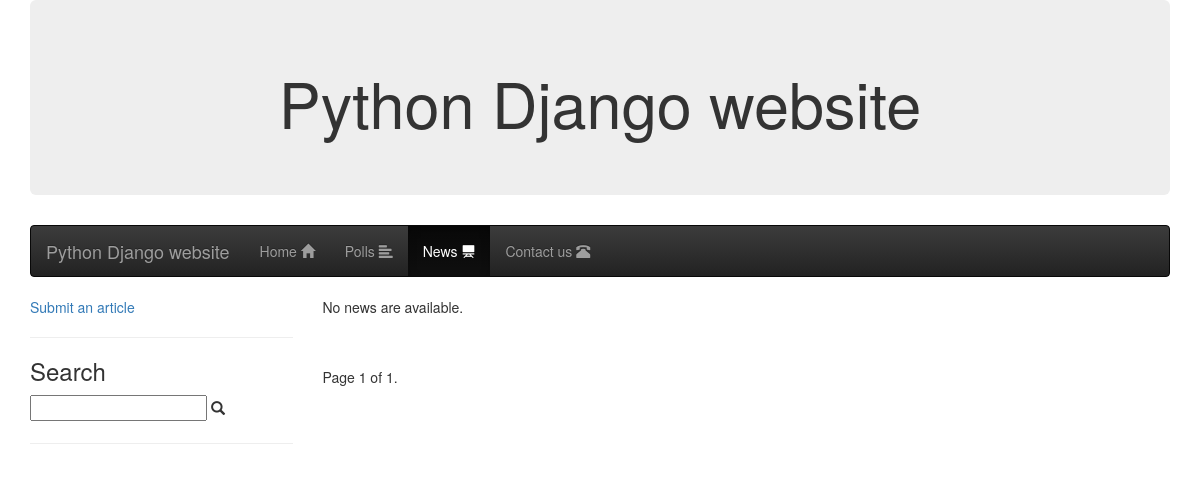
Before: /news/ with the older database file.
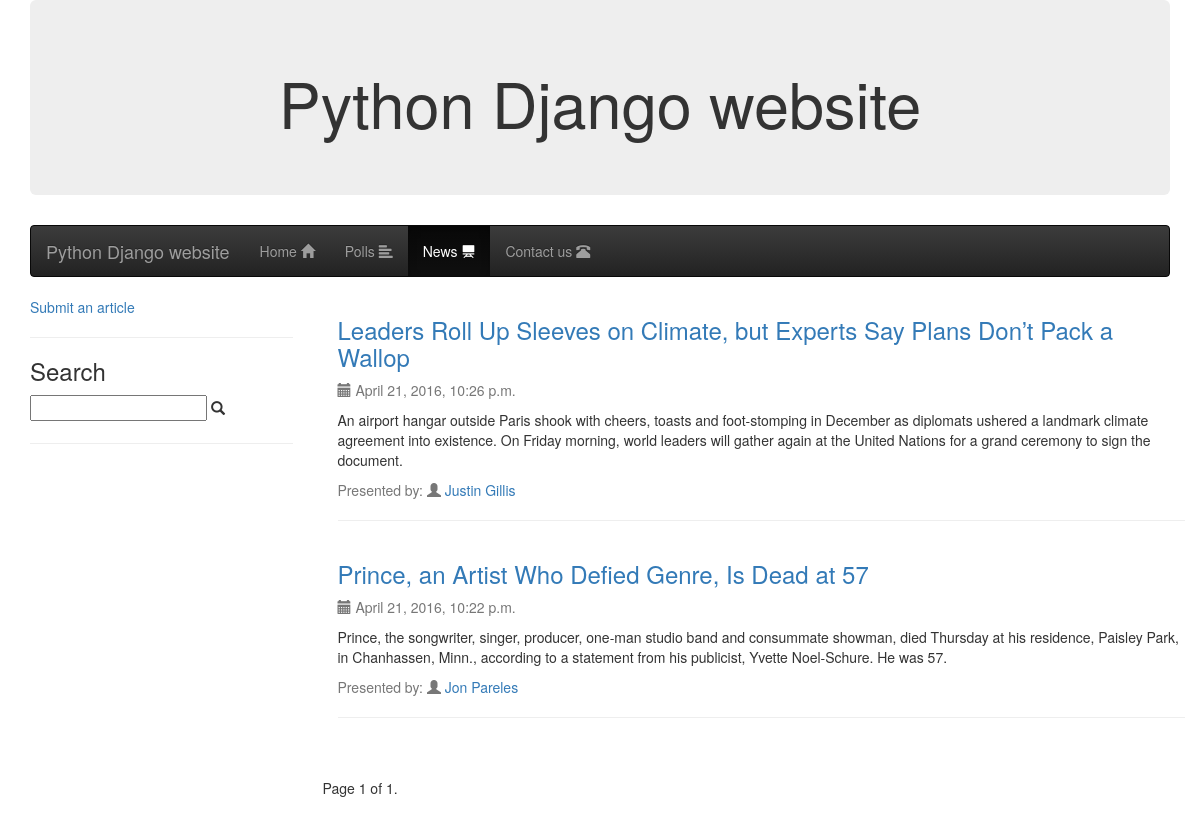
After: the same page with the newer database file.
### news/models.py (models this page shows)
class Article(models.Model):
    name = models.CharField(max_length=500)
    writer = models.CharField(max_length=50)
    date = models.DateTimeField('date published', default=timezone.now())
    short_text = models.TextField()
    text = models.TextField(default="")
    views = models.IntegerField(default=0)

### news/views.py (the view)
def index(request):
    if request.is_ajax():
        if request.method == "POST":
            search_text = request.POST['search_text']
        else:
            search_text = ''
        if search_text != '':
            news = Article.objects.filter(Q(name__icontains=search_text) | Q(writer__icontains=search_text)).order_by('-date')
        else:
            news = ''
        return render_to_response('news/ajax_search.html', {'news': news})
    else:
        template_name = 'news/index.html'
        news_list = Article.objects.order_by('-date')
        npaginator = Paginator(news_list, 5)  # Show 25 contacts per page
        page = request.GET.get('page')
        try:
            news = npaginator.page(page)
        except PageNotAnInteger:
            news = npaginator.page(1)
        except EmptyPage:
            news = npaginator.page(npaginator.num_pages)
        return render(request, template_name,  {'news_list': news, 'author_page': False, 'page': page})

### news/templates/news/index.html (shortened to what this page needs)
<!DOCTYPE html>
<html lang="en">
<head>
    <link rel="stylesheet" href="https://maxcdn.bootstrapcdn.com/bootstrap/3.3.6/css/bootstrap.min.css">
    <link rel="stylesheet" href="https://maxcdn.bootstrapcdn.com/bootstrap/3.3.6/css/bootstrap-theme.min.css">
    <link rel="stylesheet" href="https://cdn.datatables.net/1.10.11/css/jquery.dataTables.min.css">
</head>
<body>
    <div class="container">
    <div class="jumbotron" style="text-align: center;">
        <H1>Python Django website</H1>
    </div>
    <nav class="navbar navbar-inverse">
      <div class="container-fluid">
        <div class="navbar-header">
          <a class="navbar-brand" href="#">Python Django website</a>
        </div>
        <ul class="nav navbar-nav">
          <li><a href="/">Home <span class="glyphicon glyphicon-home"></span></a></li>
          <li><a href="/polls/">Polls <span class="glyphicon glyphicon-align-left"></span></a></li>
          <li class="active"><a href="/news/">News <span class="glyphicon glyphicon-blackboard"></span></a></li>
          <li><a href="/contact/">Contact us <span class="glyphicon glyphicon-phone-alt"></span></a></li>
        </ul>
      </div>
    </nav>
        <div class="row">
        <div class="col-sm-3">
            <a href="/news/submit/">Submit an article</a><br/><hr/>
            <h3>Search</h3>
            <input type="text" id="search" name="search"/> <label><span class="glyphicon glyphicon-search"></span></label>
            <br/><hr/>
        </div>
        <div class="col-sm-9">
{% if news_list %}
            <table id="newstable" border='0' style="margin-left: 15px; width: 100%;">
    {% for new in news_list %}
                <tr><td>
                <div>
                <h3 class="title"><a href="/news/article/{{ new.id }}/{{ news_list.number }}/">{{ new.name }}</a></h3>
                <p class="text-muted"><span class="glyphicon glyphicon-calendar"></span> {{ new.date }}</p>
                <p>{{ new.short_text |linebreaks }}</p>
                <p class="text-muted">Presented by: <span class="glyphicon glyphicon-user"></span> <a href="/news/author/{{ new.writer }}/{% if page %}{{ page }}/{% endif %}">{{ new.writer }}</a></p>
                </div>
                <hr>
                </td></tr>
    {% endfor %}
            </table>
{% else %}
            {% if author_page %}
                <p>There is no such author.</p>
            {% else %}
                <p>No news are available.</p>
            {% endif %}
{% endif %}
            <br>
            <div class="pagination">
                <span class="step-links">
                    <span class="current">
                        Page {{ news_list.number }} of {{ news_list.paginator.num_pages }}.
                    </span>
                </span>
            </div>
        </div>
    </div>
    </div>
</body>
</html>

Changed rows visible on the page:
added Article: name "Leaders Roll Up Sleeves on Climate, but Experts Say Plans Don’t Pack a Wallop", date "April 21, 2016, 10:26 p.m.", short_text "An airport hangar outside Paris shook with cheers, toasts and foot-stomping in December as diplomats ushered a landmark climate agreement into existence. On Friday morning, world leaders will gather again at the United Nations for a grand ceremony to sign the document.", writer "Justin Gillis"
added Article: name "Prince, an Artist Who Defied Genre, Is Dead at 57", date "April 21, 2016, 10:22 p.m.", short_text "Prince, the songwriter, singer, producer, one-man studio band and consummate showman, died Thursday at his residence, Paisley Park, in Chanhassen, Minn., according to a statement from his publicist, Yvette Noel-Schure. He was 57.", writer "Jon Pareles"
Other visible differences:
text no longer shown: "No news are available."
